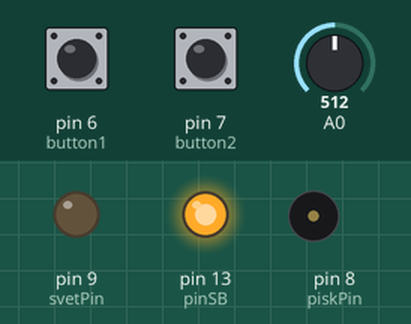
Simulated run of this sketch. Board: Arduino Uno, built with avr-gcc and run on an emulated ATmega328P. Shown: output pins drawn as LEDs (lit = HIGH), buzzer (waves = sounding). The test bench sets the inputs (shaded band); at power-on: pin 6 (button1) LOW, pin 7 (button2) LOW, A0 = 512. What the sketch prints to the serial monitor is not drawn.

Above: at 1.2 s.
1.3 s: pin 6 (button1) pulled HIGH for 0.15 s
At 1.55 s:
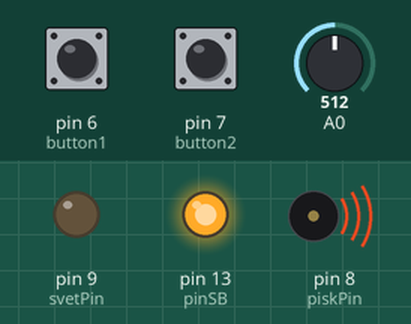
3.1 s: pin 7 (button2) pulled HIGH for 0.15 s
At 4.5 s:
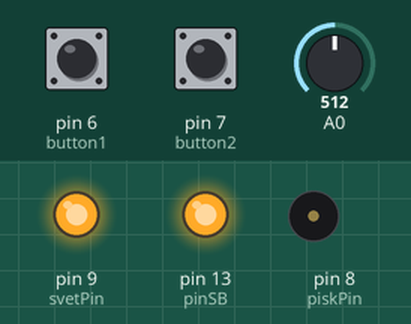
4.8 s: pin 7 (button2) pulled HIGH for 1 s
At 6.7 s:
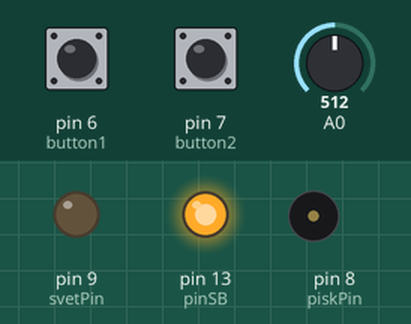
7.5 s: pin 7 (button2) pulled HIGH for 3.2 s
At 10.89 s:
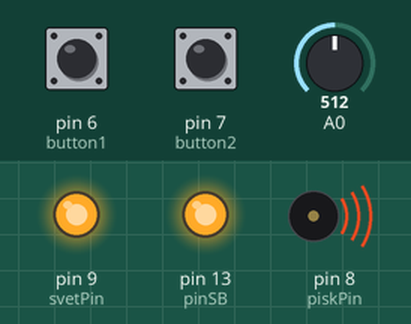
Timing chart, 0 to 12.4 s (numbered marks = the images above; inputs shaded):
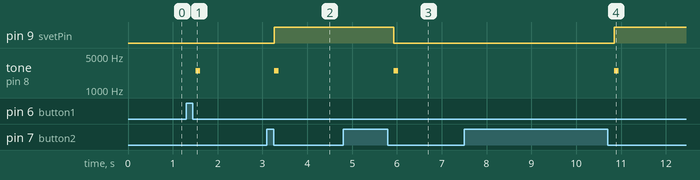

Measured:
- after the input at 1.3 s, tone on pin 8 (piskPin): silent → 2500 Hz after 0.21 s, → silent 0.10 s later
- after the input at 3.1 s, pin 9 (svetPin): LOW → HIGH after 0.17 s; tone on pin 8 (piskPin): silent → 2500 Hz after 0.17 s, → silent 0.10 s later
- after the input at 4.8 s, pin 9 (svetPin): HIGH → LOW after 1.1 s; tone on pin 8 (piskPin): silent → 2500 Hz after 1.1 s, → silent 0.10 s later
- after the input at 7.5 s, pin 9 (svetPin): LOW → HIGH after 3.3 s; tone on pin 8 (piskPin): silent → 2500 Hz after 3.3 s, → silent 0.10 s later

The sketch:

move_char.ino
```cpp
#include<LiquidCrystal.h>
int pochva = 0;
int page = 1;
const int MAX_PAGE = 3;
int buttonState1=0; //переменная для хранения данных с кнопки
int buttonState2 = 0;
bool isButton1Pressed = false; // переменная для отслеживания отпуская и нажатия кнопки
bool isButton2Pressed = false;
bool isOnOff = 1;
int zvuk=0;
int svet=0;
const int piskPin = 8;
const int svetPin = 9;

LiquidCrystal lcd (12,11,10,5,4,3,2);
const int pinSB = 13;
const int button1 = 6;  // контакт кнопки 1
const int button2 = 7; //контакт кнопки 2
int a=8;
void setup() {
  // put your setup code here, to run once:
  pinMode(svetPin, OUTPUT);
  pinMode(pinSB, OUTPUT);
  pinMode(button1,INPUT);
  pinMode(button2,INPUT);
  a = 8;
  digitalWrite(pinSB, HIGH);
  drawPage1();
 Serial.begin(9600);
}


void loop() {
 pochva = analogRead(0);
 lcd.setCursor(11, 1);
 lcd.print("H=");
 lcd.print(pochva);
 Serial.println(pochva);

   work_menu();

   delay(150);

   do_zvuk();
}

void drawCurPage()
{
     pisk();
     lcd.clear();
     if(page == 1)
       drawPage1();
     if(page == 2)
       drawPage2();
     if(page >= 3)
       drawPage3();
}

void work_menu()
{
   // put your main code here, to run repeatedly:
   buttonState1 = digitalRead(button1); //считываем с кнопки1
   buttonState2 = digitalRead(button2); //считываем с кнопки2

   int newpage = page;
   if(buttonState1 == HIGH)
   {
       isButton1Pressed = true;
   }
   if(buttonState2 == HIGH)
   {
       isButton2Pressed = true;
   }
   if(buttonState1 == LOW && isButton1Pressed)
   {
     isButton1Pressed = false;
     newpage = page + 1;
     if(newpage > MAX_PAGE)
        newpage = 1;
   }
   if(buttonState2 == LOW && isButton2Pressed)
   {
     isButton2Pressed = false;
     if(page == 1)
     {
     }
     if(page == 2)
     {
       if(svet == 0) {
         svet = 1;
        digitalWrite(svetPin, HIGH);
       } else {
         svet = 0;
        digitalWrite(svetPin, LOW);
       }
     }
     if(page == 3)
     {
       if(zvuk == 0)
          zvuk = 3500;
       else
          zvuk = 0;
     }
     drawCurPage();
   }


   if(newpage != page)
   {
     page = newpage;
     drawCurPage();
   }
}


void do_zvuk()
{
    if(zvuk != 0)
    {
      tone (piskPin,zvuk);
      delay(100);
      noTone(piskPin);
    }
}

void pisk()
{
    tone (piskPin,2500);
    delay(100);
    noTone(piskPin);
}
void drawPage1()
{
  lcd.setCursor(0,0);
  lcd.print("PE>|<UM: ");

//  lcd.setCursor(0,2);
  if(isOnOff)
    lcd.print(" BK^");
  else
    lcd.print(" B|dK^");
}


void drawPage2()
{
  lcd.setCursor(0,0);
  lcd.print("CBET: ");
  if(svet != 0)
    lcd.print("BK^");
  else
    lcd.print("B|dK^");
}


  void drawPage3()
{
  lcd.setCursor(0,0);
  lcd.print("3BYK: ");
  if(zvuk != 0)
    lcd.print("BK^");
  else
    lcd.print("B|dK^");
}

/*
  if (buttonState2 == HIGH) {

     tone (1,2500);
    delay(100);
    noTone(1);
    a = a-1;
     lcd.setCursor(a,0);
  lcd.print("#");
   //lcd.setCursor(1,0);
   //lcd.print("~");
  }// else{
    // lcd.setCursor(0,0);
    //  lcd.print("~");
  // }


  if (buttonState1 == HIGH) {
    tone (1,2500);
    delay(100);
    noTone(1);
    a = a-1;
     lcd.setCursor(0,a);
  lcd.print("#");
  lcd.clear();
  }
}
  // lcd.setCursor(0,0);
  //  lcd.print(" Arduino Uno");
  //  delay(5000);
*/
```
